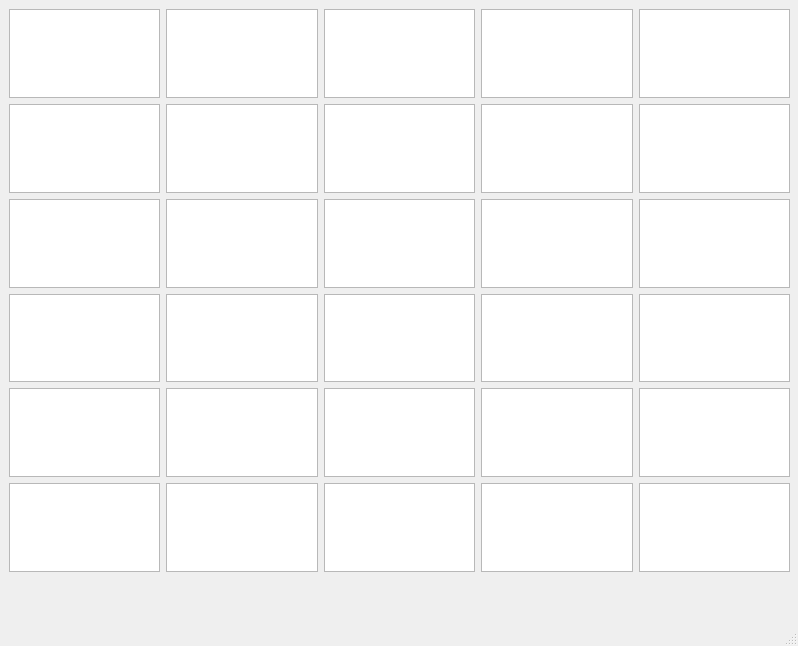
<?xml version="1.0" encoding="UTF-8"?>
<ui version="4.0">
 <class>MainWindow</class>
 <widget class="QMainWindow" name="MainWindow">
  <property name="geometry">
   <rect>
    <x>0</x>
    <y>0</y>
    <width>798</width>
    <height>646</height>
   </rect>
  </property>
  <property name="windowTitle">
   <string>MainWindow</string>
  </property>
  <widget class="QWidget" name="centralwidget">
   <widget class="QWidget" name="gridLayoutWidget">
    <property name="geometry">
     <rect>
      <x>9</x>
      <y>9</y>
      <width>781</width>
      <height>563</height>
     </rect>
    </property>
    <layout class="QGridLayout" name="gridLayout">
     <item row="1" column="3">
      <widget class="QTextEdit" name="textEdit_13"/>
     </item>
     <item row="0" column="0">
      <widget class="QTextEdit" name="textEdit_00">
       <property name="palette">
        <palette>
         <active>
          <colorrole role="Base">
           <brush brushstyle="SolidPattern">
            <color alpha="255">
             <red>255</red>
             <green>255</green>
             <blue>255</blue>
            </color>
           </brush>
          </colorrole>
         </active>
         <inactive>
          <colorrole role="Base">
           <brush brushstyle="SolidPattern">
            <color alpha="255">
             <red>255</red>
             <green>255</green>
             <blue>255</blue>
            </color>
           </brush>
          </colorrole>
         </inactive>
         <disabled>
          <colorrole role="Base">
           <brush brushstyle="SolidPattern">
            <color alpha="255">
             <red>255</red>
             <green>255</green>
             <blue>255</blue>
            </color>
           </brush>
          </colorrole>
         </disabled>
        </palette>
       </property>
      </widget>
     </item>
     <item row="0" column="4">
      <widget class="QTextEdit" name="textEdit_04"/>
     </item>
     <item row="2" column="2">
      <widget class="QTextEdit" name="textEdit_22"/>
     </item>
     <item row="1" column="4">
      <widget class="QTextEdit" name="textEdit_14"/>
     </item>
     <item row="3" column="2">
      <widget class="QTextEdit" name="textEdit_32"/>
     </item>
     <item row="4" column="2">
      <widget class="QTextEdit" name="textEdit_42"/>
     </item>
     <item row="5" column="2">
      <widget class="QTextEdit" name="textEdit_52"/>
     </item>
     <item row="0" column="1">
      <widget class="QTextEdit" name="textEdit_01"/>
     </item>
     <item row="1" column="0">
      <widget class="QTextEdit" name="textEdit_10"/>
     </item>
     <item row="2" column="0">
      <widget class="QTextEdit" name="textEdit_20"/>
     </item>
     <item row="4" column="0">
      <widget class="QTextEdit" name="textEdit_40"/>
     </item>
     <item row="3" column="0">
      <widget class="QTextEdit" name="textEdit_30"/>
     </item>
     <item row="5" column="0">
      <widget class="QTextEdit" name="textEdit_50"/>
     </item>
     <item row="1" column="1">
      <widget class="QTextEdit" name="textEdit_11"/>
     </item>
     <item row="3" column="1">
      <widget class="QTextEdit" name="textEdit_31"/>
     </item>
     <item row="2" column="1">
      <widget class="QTextEdit" name="textEdit_21"/>
     </item>
     <item row="5" column="1">
      <widget class="QTextEdit" name="textEdit_51"/>
     </item>
     <item row="4" column="1">
      <widget class="QTextEdit" name="textEdit_41"/>
     </item>
     <item row="3" column="3">
      <widget class="QTextEdit" name="textEdit_33"/>
     </item>
     <item row="2" column="4">
      <widget class="QTextEdit" name="textEdit_24"/>
     </item>
     <item row="3" column="4">
      <widget class="QTextEdit" name="textEdit_34"/>
     </item>
     <item row="2" column="3">
      <widget class="QTextEdit" name="textEdit_23"/>
     </item>
     <item row="5" column="4">
      <widget class="QTextEdit" name="textEdit_54"/>
     </item>
     <item row="4" column="4">
      <widget class="QTextEdit" name="textEdit_44"/>
     </item>
     <item row="4" column="3">
      <widget class="QTextEdit" name="textEdit_43"/>
     </item>
     <item row="5" column="3">
      <widget class="QTextEdit" name="textEdit_53"/>
     </item>
     <item row="0" column="3">
      <widget class="QTextEdit" name="textEdit_03"/>
     </item>
     <item row="1" column="2">
      <widget class="QTextEdit" name="textEdit_12"/>
     </item>
     <item row="0" column="2">
      <widget class="QTextEdit" name="textEdit_02"/>
     </item>
    </layout>
   </widget>
  </widget>
  <widget class="QMenuBar" name="menubar">
   <property name="geometry">
    <rect>
     <x>0</x>
     <y>0</y>
     <width>798</width>
     <height>26</height>
    </rect>
   </property>
  </widget>
  <widget class="QStatusBar" name="statusbar"/>
 </widget>
 <resources/>
 <connections/>
</ui>
